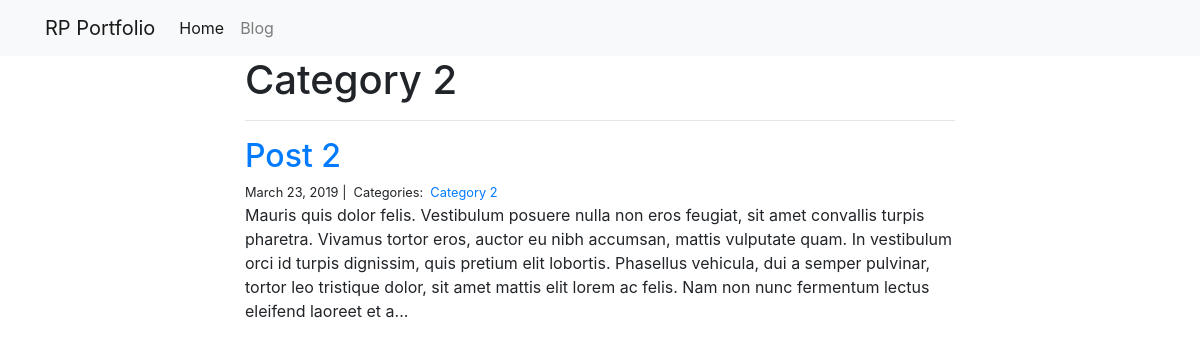
The app's page /blog/Category 2/ with its own data.
### blog/models.py (models this page shows)
class Category(models.Model):
    name = models.CharField(max_length=20)

class Post(models.Model):
    title = models.CharField(max_length=255)
    body = models.TextField()
    created_on = models.DateTimeField(auto_now_add=True)
    last_modified = models.DateTimeField(auto_now=True)
    categories = models.ManyToManyField('Category', related_name='posts')

### blog/views.py (the view)
# urls.py: path("<category>/", views.blog_category, name="blog_category"),
def blog_category(request, category):
    posts = Post.objects.filter(
        categories__name__contains=category
    ).order_by(
         '-created_on'
     )
    context = {
        "category": category,
        "posts": posts
    }
    return render(request, "blog_category.html", context)

### blog/templates/blog_category.html
{% extends "base.html" %}
{% block page_content %}
<div class="col-md-8 offset-md-2">
    <h1>{{ category | title }}</h1>
    <hr>
    {% for post in posts %}
        <h2><a href="{% url 'blog_detail' post.pk%}">{{ post.title }}</a></h2>
        <small>
            {{ post.created_on.date }} |&nbsp;
            Categories:&nbsp;
            {% for category in post.categories.all %}
            <a href="{% url 'blog_category' category.name %}">
                {{ category.name }}
            </a>&nbsp;
            {% endfor %}
        </small>
        <p>{{ post.body | slice:":400" }}...</p>
    {% endfor %}
</div>
{% endblock %}

### records on screen
Category: name "Category 2"
Post: title "Post 2", created_on "March 23, 2019", body "Mauris quis dolor felis. Vestibulum posuere nulla non eros feugiat, sit amet convallis turpis pharetra. Vivamus tortor eros, auctor eu nibh accumsan, mattis vulputate quam. In vestibulum orci id turpis dignissim, quis pretium elit lobortis. Phasellus vehicula, dui a semper pulvinar, tortor leo tristique dolor, sit amet mattis elit lorem ac felis. Nam non nunc fermentum lectus eleifend laoreet et a"
